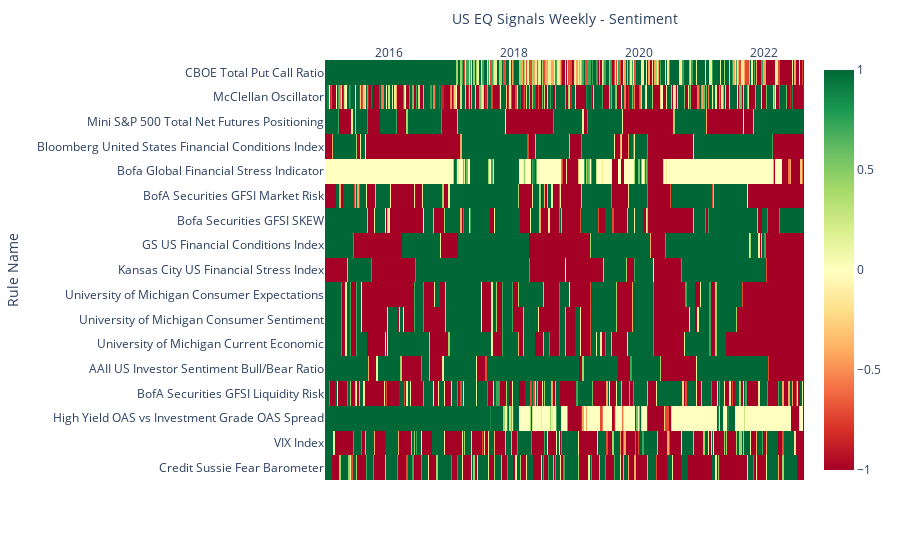

Write notebook code for a chart like this one.
### Code cell
plot(heatmap_sentiment_df.resample('W', label='left').mean().T, y_title= "Rule Name", x_title="US EQ Signals Weekly - Sentiment")

### Figure 1 — Plotly figure (JSON) as saved in the notebook; plotly's stock layout.template omitted (floating-point values rounded to 4 significant figures; data arrays with more than 128 entries replaced by an {"elided": "..."} marker saying what was removed)
{"data": [{"coloraxis": "coloraxis", "hovertemplate": "US EQ Signals Weekly - Sentiment: %{x}<br>Rule Name: %{y}<br>color: %{z}<extra></extra>", "name": "0", "type": "heatmap", "x": {"elided": "400 str values"}, "xaxis": "x", "y": ["CBOE Total Put Call Ratio", "McClellan Oscillator", "Mini S&P 500 Total Net Futures Positioning", "Bloomberg United States Financial Conditions Index", "Bofa Global Financial Stress Indicator", "BofA Securities GFSI Market Risk", "Bofa Securities GFSI SKEW", "GS US Financial Conditions Index", "Kansas City US Financial Stress Index", "University of Michigan Consumer Expectations", "University of Michigan Consumer Sentiment", "University of Michigan Current Economic", "AAII US Investor Sentiment Bull/Bear Ratio", "BofA Securities GFSI Liquidity Risk", "High Yield OAS vs Investment Grade OAS Spread", "VIX Index", "Credit Sussie Fear Barometer"], "yaxis": "y", "z": {"elided": "17x400 float values"}}], "layout": {"coloraxis": {"colorscale": [[0, "rgb(165,0,38)"], [0.1, "rgb(215,48,39)"], [0.2, "rgb(244,109,67)"], [0.3, "rgb(253,174,97)"], [0.4, "rgb(254,224,139)"], [0.5, "rgb(255,255,191)"], [0.6, "rgb(217,239,139)"], [0.7, "rgb(166,217,106)"], [0.8, "rgb(102,189,99)"], [0.9, "rgb(26,152,80)"], [1, "rgb(0,104,55)"]]}, "margin": {"t": 60}, "xaxis": {"anchor": "y", "constrain": "domain", "domain": [0, 1], "scaleanchor": "y", "side": "top", "title": {"text": "US EQ Signals Weekly - Sentiment"}}, "yaxis": {"anchor": "x", "autorange": "reversed", "constrain": "domain", "domain": [0, 1], "title": {"text": "Rule Name"}}}}
